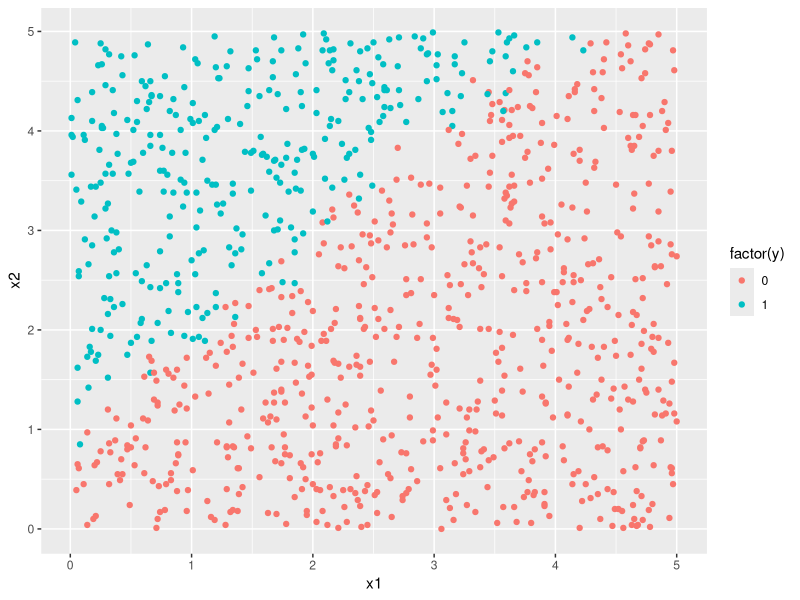
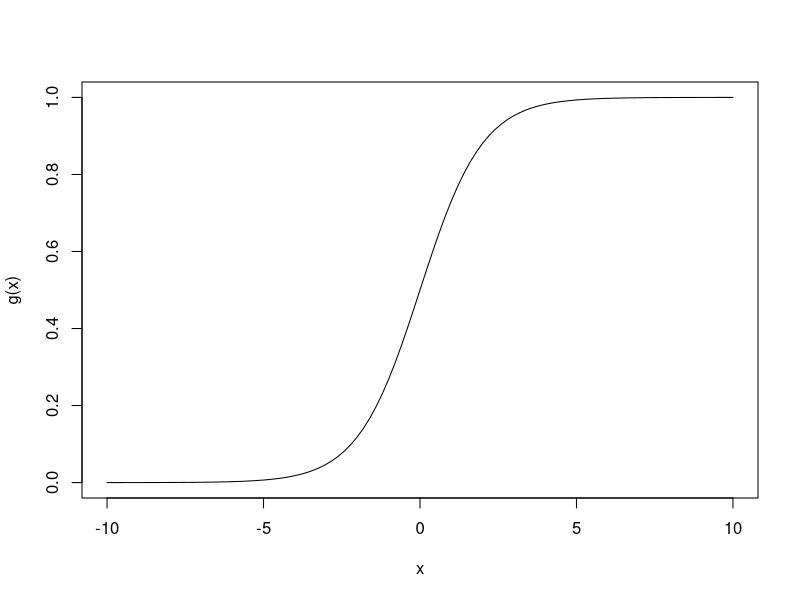
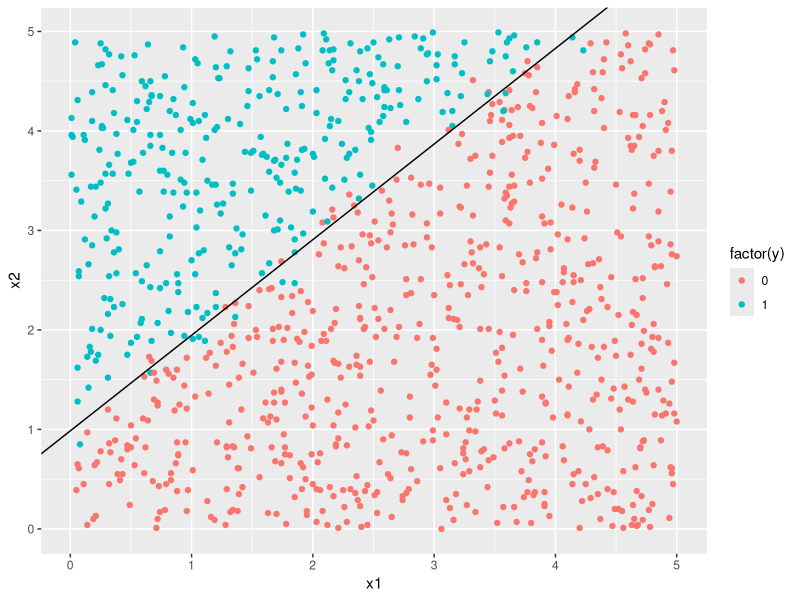
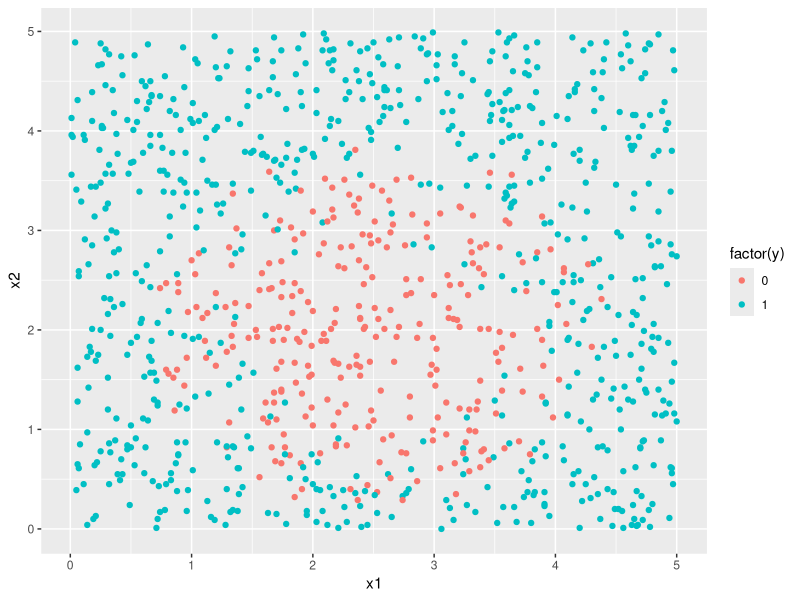
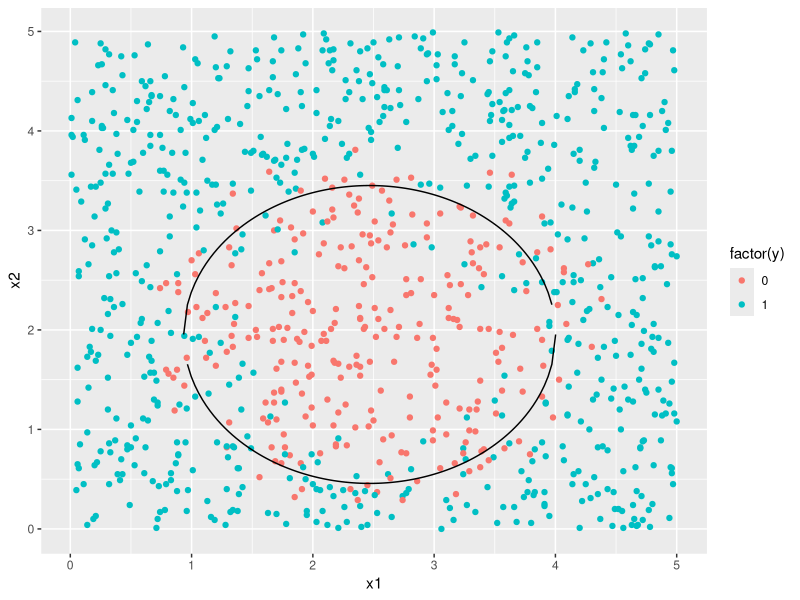

The R script that drew these images, in order:
## ---- chunk 1
## Completad aquí para cargar ggplot2 y dplyr
library("ggplot2")
library("dplyr")
## ---- chunk 2
# Completar aqui
datos <- read.table(file = "data/ejemplo-logistica-1.csv",
                    header =  TRUE,
                    sep = ";",
                    dec = ".",
                    stringsAsFactors = FALSE)
## ---- chunk 3
# Completar aquí
datos %>%
 ggplot(aes(x = x1, y = x2)) + geom_point(aes(colour = factor(y)))

## ---- chunk 4
g= function (z)
  {
  ## Completar aquí para calcular g.tmp. Pagina19 (Trasparencia 33).
  g.tmp = 1/(1+exp(-z))
  
return(g.tmp) 
}
## ---- chunk 5
## nada que completar
curve(g, from = -10, to = 10)
## ---- chunk 6
## nada que completar
x.mat <- cbind(1, as.matrix(datos %>% select(-y)))
y <- datos$y
## ---- chunk 7
J=function(theta)
  {
  ## Completar aquí para calcular J.tmp. Pagina 38 (Trasparencia 59)
  J.tmp = (-1/length(y)) * sum(y * log(g(x.mat%*%theta)) + (1-y) * log(1-g(x.mat%*%theta)))
  
  ##
  return(J.tmp)
  }
## ---- chunk 8
gradJ=function(theta)
  {
  # teneís que calcular el gradiente aquí. Pagina 40 (trasparencia 63)
  gradJ = (1/length(y)) * (t(x.mat) %*% (g(x.mat %*% theta) - y))
  return(gradJ)
  }
## ---- chunk 9
## nada que completar
optim.results=optim(c(0,0,0), fn=J, gr=gradJ, method = "BFGS")
## ---- chunk 10
## nada que completar 
thetaopt=optim.results$par
## ---- chunk 11
## Completar aquí. Pagina 30 (Trasparencia 47)
datos %>%
 ggplot(aes(x = x1, y = x2)) + geom_point(aes(colour = factor(y))) + 
  geom_abline(intercept = -(thetaopt[2]/thetaopt[3]), slope = -(thetaopt[1]/thetaopt[3])) #resuelvo la ecuación de theta (que es una recta)
## intercept <- punto de corte
## slope <- pendiente
## ---- chunk 12
## Completad aquí. Pagina 27 (Trasparencia 44)
datos <- datos %>%
  mutate(yfit = as.numeric(g(x.mat %*% thetaopt) > 0.5))
## yfit <- probabilidad que encuentro de que sea 1. Es la probabilidad entre (0,1), es decir el redondeo de g
## para cada indivuduo de los valores <- x.mat 
## el resultado del algoritmo <- thetaopt
## ---- chunk 13
## completar aquí
table(datos$y, datos$yfit)
## ---- chunk 14
## Completad aquí 
prop.table(table(datos$y, datos$yfit), margin = 2)
## ---- chunk 15
# Completar aqui
datos <- read.table(file = "data/ejemplo-logistica-2.csv", 
                      header = TRUE, 
                      sep = ";", 
                      dec = ".", 
                      stringsAsFactors = FALSE)
## ---- chunk 16
# Completar aquí
datos %>%
 ggplot(aes(x = x1, y = x2)) + geom_point(aes(colour = factor(y)))
## ---- chunk 17
## Completad aquí para construir x.mat e y.Pagina 33(Trasparencia 50)
x.mat <- cbind(1, as.matrix(datos %>% 
                              mutate(x1cuadrado = x1^2, 
                                     x2cuadrado = x2^2) %>% 
                              select(-y)))
y <- datos$y
## ---- chunk 18
## Completad aquí para encontrar optim.results
optim.results=optim(c(0,0,0,0,0), fn=J, gr=gradJ, method = "BFGS")
## ---- chunk 19
## nada que completar 
thetaopt=optim.results$par
## ---- chunk 20
## Nada que completar aquí
m1 <- - thetaopt[2] / (2 * thetaopt[4])
m2 <- - thetaopt[3] / (2 * thetaopt[5])
R2 <- thetaopt[2]^2 / (4 * thetaopt[4]) +
  thetaopt[3]^2 / (4 * thetaopt[5]) -
  thetaopt[1]
r1 <- sqrt(R2 / thetaopt[4])
r2 <- sqrt(R2 / thetaopt[5])
x1e <- seq(m1 - r1, m1 + r1, length.out = 100)
deltay1e <- sqrt(r2^2 * (1-(x1e-m1)^2 / r1^2))

elipse <- data.frame(x1 = c(x1e, rev(x1e)),
                     x2 = c(m2 + deltay1e,
                            m2 - deltay1e))
datos %>%
  ggplot(aes(x1, x2)) + geom_point(aes(colour = factor(y))) +
           geom_path(data = elipse)
